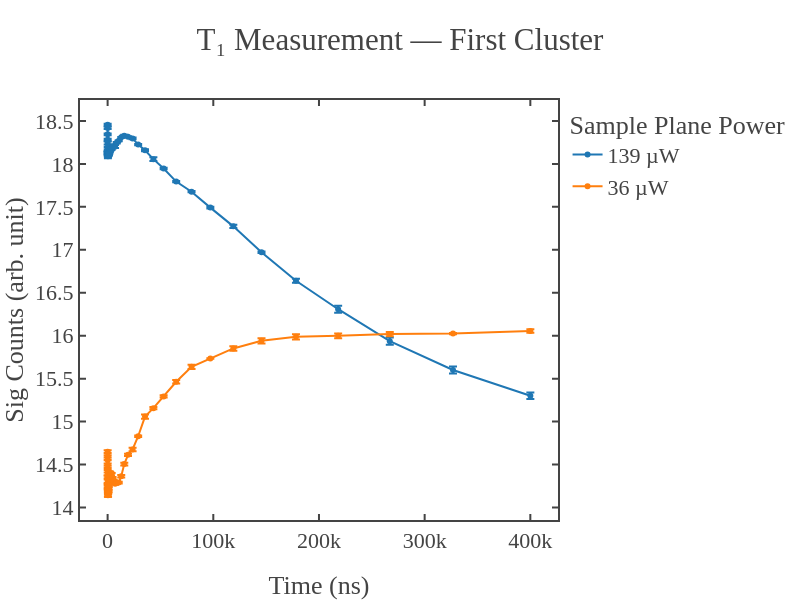
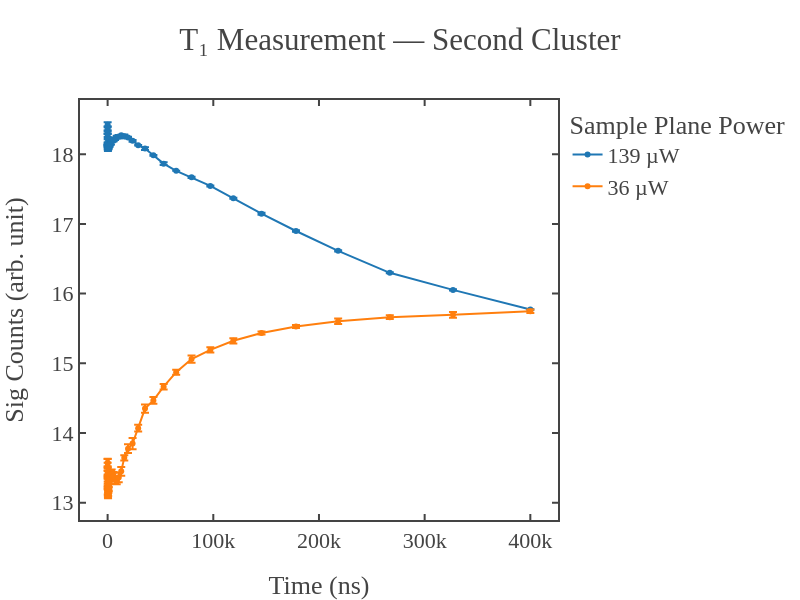
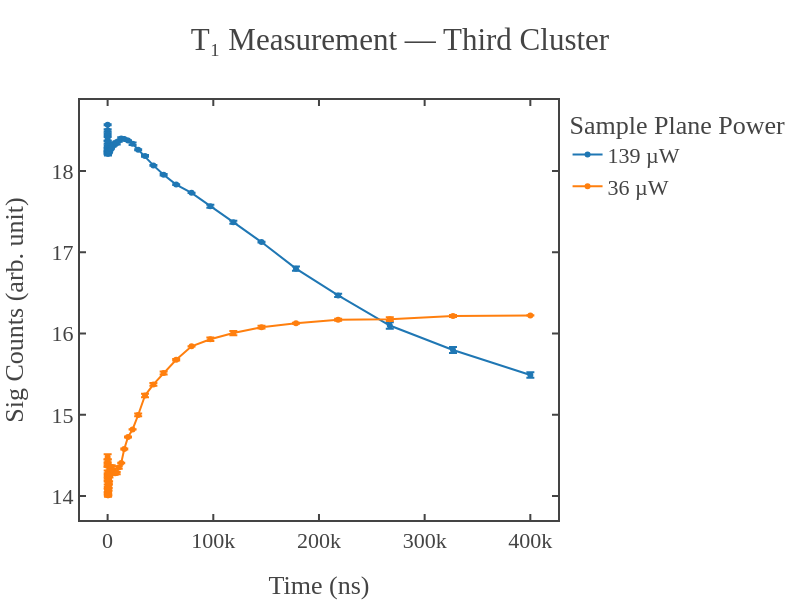
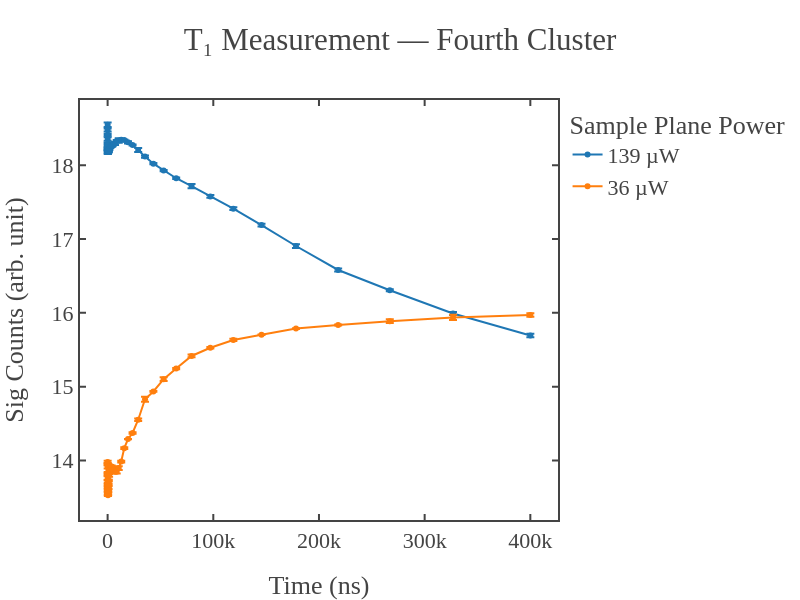

These figures' notebook cell, in order:
### Code cell
import os
import numpy as np
import plotly.graph_objects as go

# --- Signal Processing Function ---
def signal(data, samples, first='reference'):
    data_shape = data.shape[0]
    steps = int(data_shape / (2 * samples))

    if first.lower() == 'reference':
        reference_samples = np.mean(np.reshape(data[::2], (steps, samples)), axis=1)
        signal_samples = np.mean(np.reshape(data[1::2], (steps, samples)), axis=1)
    elif first.lower() == 'signal':
        signal_samples = np.mean(np.reshape(data[::2], (steps, samples)), axis=1)
        reference_samples = np.mean(np.reshape(data[1::2], (steps, samples)), axis=1)
    else:
        raise ValueError("`first` must be either 'reference' or 'signal'")

    signal_photon = signal_samples / reference_samples
    return signal_photon, reference_samples, signal_samples

# --- Wrapper to Process NPZ ---
def data_to_time_signal(data, samples, first='reference'):
    time = data['time_axis']
    signal_photon, reference_samples, signal_samples = signal(data['avg_data'], samples, first=first)
    return time, signal_photon, reference_samples, signal_samples

# --- Plotly Template ---
fig_template = go.layout.Template()
fig_template.layout = {
    'template': 'simple_white+presentation',
    'autosize': False,
    'width': 800,
    'height': 600,
    'xaxis': {
        'ticks': 'inside',
        'mirror': 'ticks',
        'linewidth': 2.0,
        'tickwidth': 2.0,
        'ticklen': 6,
        'showline': True,
        'showgrid': False,
        'zerolinecolor': 'white',
    },
    'yaxis': {
        'ticks': 'inside',
        'mirror': 'ticks',
        'linewidth': 2.0,
        'tickwidth': 2.0,
        'ticklen': 6,
        'showline': True,
        'showgrid': False,
        'zerolinecolor': 'white'
    },
    'font': {
        'family': 'mathjax',
        'size': 22,
    }
}

# --- Calibration Dictionary (source mW → sample µW) ---
calibration = {
    1: 13,
    3: 36,
    4: 47,
    5: 64,
    7: 79,
    9: 104,
    11: 139,
    13: 167,
    15: 191,
    17: 209
}

# --- Parameters ---
samples = 2000
base_folder_root = r"C:\Users\Administrator\OneDrive\Desktop\Atanu_experiments\T1_measurements\codes\data\2025\Oct_10"
pulse_folder = "l_50.0us"
systematic_path = r"systematic\a_5\s_2000"
cluster_folders = ['first cluster', 'second cluster', 'third cluster', 'fourth cluster', 'fifth cluster']
power_folders = ['p_11mW', 'p_3mW']

# --- Loop through each cluster ---
for cluster_name in cluster_folders:
    print(f"\nProcessing: {cluster_name}")
    
    # --- Initialize a new figure for each cluster ---
    fig = go.Figure()

    for power_folder in power_folders:
        # Extract numeric source power (e.g., "11" from "p_11mW")
        try:
            source_power_mW = int(power_folder.split('_')[1].replace('mW', ''))
        except (IndexError, ValueError):
            print(f"Could not extract power from folder name: {power_folder}")
            continue

        # Convert to sample power using calibration
        sample_power_uW = calibration.get(source_power_mW, None)
        if sample_power_uW is None:
            print(f"No calibration available for {source_power_mW} mW. Skipping.")
            continue

        # Construct full path
        cluster_path = os.path.join(base_folder_root, cluster_name)
        folder_path = os.path.join(cluster_path, power_folder, pulse_folder, systematic_path)
        if not os.path.exists(folder_path):
            print(f"Folder does not exist: {folder_path}")
            continue

        # Load NPZ files
        npz_files = sorted([f for f in os.listdir(folder_path) if f.endswith('.npz')])
        if len(npz_files) < 3:
            print(f"Less than 3 datasets found in {folder_path}. Skipping.")
            continue

        signal_photon_list = []
        time_axis = None

        for npz_file in npz_files[:3]:
            npz_path = os.path.join(folder_path, npz_file)
            data = dict(np.load(npz_path))
            time_axis, signal_photon, _, _ = data_to_time_signal(data, samples, first='signal')
            signal_photon_list.append(signal_photon[1:])  # Skip first point

        signal_array = np.vstack(signal_photon_list)
        mean_signal = np.mean(signal_array, axis=0)
        std_signal = np.std(signal_array, axis=0)

        fig.add_trace(go.Scatter(
            x=time_axis[1:],  # Skip first point
            y=mean_signal,
            mode='markers+lines',
            name=f'{sample_power_uW} µW',
            error_y=dict(
                type='data',
                array=std_signal,
                visible=True
            )
        ))

    # --- Final Plot Layout ---
    fig.update_layout(
        template=fig_template,
        xaxis_title='Time (ns)',
        yaxis_title='Sig/Ref Counts (arb. unit)',
        legend_title='Sample Plane Power',
        title=f"T₁ Measurement — {cluster_name.title()}",
        width=800,
        height=600
    )

    # --- Show Plot ---
    fig.show()

    # --- Save HTML ---
    filename_suffix = "_".join([
        f"{calibration[int(p.split('_')[1].replace('mW', ''))]}uW"
        for p in power_folders
        if int(p.split('_')[1].replace('mW', '')) in calibration
    ])
    safe_cluster_name = cluster_name.replace(" ", "_").lower()
    output_path = os.path.join(base_folder_root, cluster_name, f"t1_plot_{safe_cluster_name}_{filename_suffix}.html")
    fig.write_html(output_path)
    print(f"Plot saved to: {output_path}")

### Figure 1 — Plotly figure (JSON) as saved in the notebook; plotly's stock layout.template omitted (floating-point values rounded to 4 significant figures)
{"data": [{"error_y": {"array": [0.01049, 0.01328, 0.0103, 0.01223, 0.01686, 0.005471, 0.004384, 0.01253, 0.02459, 0.00754, 0.02366, 0.01365, 0.02163, 0.01503, 0.01815, 0.0211, 0.006642, 0.002664, 0.006614, 0.01104, 0.01251, 0.01402, 0.01525, 0.02087, 0.003389, 0.01945, 0.0216, 0.003154, 0.01883, 0.009211, 0.005675, 0.005008, 0.01156, 0.005031, 0.01065, 0.006713, 0.01086, 0.02133, 0.008749, 0.007017, 0.007845, 0.0112, 0.01872, 0.009327, 0.02286, 0.04143, 0.04341, 0.04104, 0.03788], "type": "data", "visible": true}, "mode": "markers+lines", "name": "139 µW", "type": "scatter", "x": [24, 29, 36, 44, 54, 67, 82, 100, 123, 150, 184, 226, 276, 338, 414, 507, 621, 760, 930, 1139, 1394, 1706, 2088, 2556, 3129, 3830, 4688, 5738, 7023, 8596, 10522, 12878, 15763, 19294, 23616, 28905, 35380, 43305, 53004, 64877, 79408, 97195, 118965, 145612, 178227, 218148, 267010, 326817, 400020], "y": [18.46, 18.42, 18.34, 18.28, 18.24, 18.19, 18.16, 18.13, 18.12, 18.13, 18.11, 18.12, 18.09, 18.12, 18.1, 18.12, 18.1, 18.1, 18.11, 18.11, 18.13, 18.14, 18.15, 18.17, 18.16, 18.18, 18.2, 18.2, 18.2, 18.25, 18.27, 18.31, 18.33, 18.32, 18.3, 18.22, 18.16, 18.06, 17.95, 17.79, 17.68, 17.49, 17.27, 16.97, 16.64, 16.31, 15.94, 15.6, 15.3]}, {"error_y": {"array": [0.0169, 0.01349, 0.002392, 0.0126, 0.0261, 0.03005, 0.02068, 0.02623, 0.01075, 0.02499, 0.01376, 0.02066, 0.0173, 0.01808, 0.02393, 0.009263, 0.003565, 0.01884, 0.02786, 0.01998, 0.01817, 0.0131, 0.01531, 0.009741, 0.01466, 0.001144, 0.009007, 0.008055, 0.01356, 0.01519, 0.01063, 0.0134, 0.01613, 0.01327, 0.02111, 0.00949, 0.02466, 0.01262, 0.01289, 0.01966, 0.02527, 0.002894, 0.02568, 0.03017, 0.03031, 0.02861, 0.02462, 0.006753, 0.02078], "type": "data", "visible": true}, "mode": "markers+lines", "name": "36 µW", "type": "scatter", "x": [24, 29, 36, 44, 54, 67, 82, 100, 123, 150, 184, 226, 276, 338, 414, 507, 621, 760, 930, 1139, 1394, 1706, 2088, 2556, 3129, 3830, 4688, 5738, 7023, 8596, 10522, 12878, 15763, 19294, 23616, 28905, 35380, 43305, 53004, 64877, 79408, 97195, 118965, 145612, 178227, 218148, 267010, 326817, 400020], "y": [14.65, 14.59, 14.55, 14.5, 14.43, 14.41, 14.35, 14.31, 14.27, 14.24, 14.22, 14.2, 14.14, 14.15, 14.15, 14.16, 14.18, 14.2, 14.23, 14.26, 14.29, 14.32, 14.36, 14.38, 14.38, 14.4, 14.35, 14.31, 14.28, 14.29, 14.29, 14.36, 14.51, 14.61, 14.68, 14.83, 15.06, 15.16, 15.29, 15.46, 15.64, 15.73, 15.85, 15.94, 15.99, 16.0, 16.02, 16.02, 16.05]}], "layout": {"height": 600, "legend": {"title": {"text": "Sample Plane Power"}}, "title": {"text": "T₁ Measurement — First Cluster"}, "width": 800, "xaxis": {"autorange": true, "range": [-26150.0, 426200.0], "title": {"text": "Time (ns)"}, "type": "linear"}, "yaxis": {"autorange": true, "range": [13.85, 18.74], "title": {"text": "Sig Counts (arb. unit)"}, "type": "linear"}}}

### Figure 2 — Plotly figure (JSON) as saved in the notebook; plotly's stock layout.template omitted (floating-point values rounded to 4 significant figures)
{"data": [{"error_y": {"array": [0.03549, 0.02822, 0.01743, 0.02329, 0.002248, 0.01447, 0.01601, 0.01649, 0.01657, 0.02499, 0.0068, 0.02696, 0.03896, 0.03397, 0.01335, 0.01989, 0.01789, 0.01997, 0.01991, 0.007672, 0.01513, 0.03326, 0.02037, 0.02026, 0.03519, 0.01383, 0.01388, 0.01686, 0.01903, 0.0175, 0.0234, 0.007677, 0.0265, 0.01129, 0.01244, 0.00418, 0.02003, 0.004614, 0.01956, 0.0007542, 0.008989, 0.00704, 0.008157, 0.015, 0.01143, 0.009948, 0.007676, 0.01029, 0.003092], "type": "data", "visible": true}, "mode": "markers+lines", "name": "139 µW", "type": "scatter", "x": [24, 29, 36, 44, 54, 67, 82, 100, 123, 150, 184, 226, 276, 338, 414, 507, 621, 760, 930, 1139, 1394, 1706, 2088, 2556, 3129, 3830, 4688, 5738, 7023, 8596, 10522, 12878, 15763, 19294, 23616, 28905, 35380, 43305, 53004, 64877, 79408, 97195, 118965, 145612, 178227, 218148, 267010, 326817, 400020], "y": [18.42, 18.37, 18.31, 18.27, 18.22, 18.16, 18.14, 18.12, 18.12, 18.1, 18.1, 18.1, 18.09, 18.09, 18.1, 18.08, 18.09, 18.1, 18.11, 18.12, 18.12, 18.14, 18.14, 18.16, 18.18, 18.18, 18.19, 18.2, 18.22, 18.25, 18.25, 18.27, 18.26, 18.24, 18.19, 18.13, 18.08, 17.98, 17.86, 17.76, 17.67, 17.54, 17.37, 17.15, 16.9, 16.61, 16.3, 16.05, 15.77]}, {"error_y": {"array": [0.05215, 0.05982, 0.05846, 0.05467, 0.04478, 0.05059, 0.04703, 0.05872, 0.07197, 0.0284, 0.05644, 0.0488, 0.06014, 0.04277, 0.04137, 0.04478, 0.02745, 0.03282, 0.05921, 0.05757, 0.03958, 0.06587, 0.05407, 0.05926, 0.05009, 0.07131, 0.05885, 0.05728, 0.0542, 0.05538, 0.06731, 0.06314, 0.03839, 0.06307, 0.08048, 0.04964, 0.05901, 0.04735, 0.03964, 0.03567, 0.05159, 0.03887, 0.0378, 0.02119, 0.0215, 0.04024, 0.0273, 0.04173, 0.02545], "type": "data", "visible": true}, "mode": "markers+lines", "name": "36 µW", "type": "scatter", "x": [24, 29, 36, 44, 54, 67, 82, 100, 123, 150, 184, 226, 276, 338, 414, 507, 621, 760, 930, 1139, 1394, 1706, 2088, 2556, 3129, 3830, 4688, 5738, 7023, 8596, 10522, 12878, 15763, 19294, 23616, 28905, 35380, 43305, 53004, 64877, 79408, 97195, 118965, 145612, 178227, 218148, 267010, 326817, 400020], "y": [13.57, 13.57, 13.51, 13.44, 13.42, 13.35, 13.32, 13.29, 13.28, 13.22, 13.18, 13.15, 13.13, 13.14, 13.11, 13.14, 13.16, 13.2, 13.22, 13.28, 13.31, 13.37, 13.38, 13.4, 13.4, 13.41, 13.37, 13.38, 13.33, 13.32, 13.36, 13.45, 13.64, 13.78, 13.85, 14.07, 14.35, 14.47, 14.66, 14.87, 15.06, 15.19, 15.32, 15.43, 15.53, 15.6, 15.66, 15.69, 15.75]}], "layout": {"height": 600, "legend": {"title": {"text": "Sample Plane Power"}}, "title": {"text": "T₁ Measurement — Second Cluster"}, "width": 800, "xaxis": {"autorange": true, "range": [-26150.0, 426200.0], "title": {"text": "Time (ns)"}, "type": "linear"}, "yaxis": {"autorange": true, "range": [12.75, 18.78], "title": {"text": "Sig Counts (arb. unit)"}, "type": "linear"}}}

### Figure 3 — Plotly figure (JSON) as saved in the notebook; plotly's stock layout.template omitted (floating-point values rounded to 4 significant figures)
{"data": [{"error_y": {"array": [0.005612, 0.01386, 0.01141, 0.0207, 0.0151, 0.009382, 0.003021, 0.02265, 0.02271, 0.01857, 0.01066, 0.01178, 0.008778, 0.02122, 0.01652, 0.004043, 0.002376, 0.004646, 0.006765, 0.01816, 0.02172, 0.005266, 0.02102, 0.01412, 0.008651, 0.003726, 0.001008, 0.01734, 0.01258, 0.01933, 0.009711, 0.01447, 0.006834, 0.004365, 0.01512, 0.006959, 0.01074, 0.005923, 0.01043, 0.003997, 0.002577, 0.01855, 0.01859, 0.00466, 0.02742, 0.01948, 0.04004, 0.03623, 0.03444], "type": "data", "visible": true}, "mode": "markers+lines", "name": "139 µW", "type": "scatter", "x": [24, 29, 36, 44, 54, 67, 82, 100, 123, 150, 184, 226, 276, 338, 414, 507, 621, 760, 930, 1139, 1394, 1706, 2088, 2556, 3129, 3830, 4688, 5738, 7023, 8596, 10522, 12878, 15763, 19294, 23616, 28905, 35380, 43305, 53004, 64877, 79408, 97195, 118965, 145612, 178227, 218148, 267010, 326817, 400020], "y": [18.57, 18.5, 18.45, 18.4, 18.35, 18.31, 18.28, 18.25, 18.23, 18.22, 18.24, 18.24, 18.22, 18.21, 18.23, 18.25, 18.22, 18.23, 18.23, 18.25, 18.26, 18.28, 18.28, 18.28, 18.28, 18.31, 18.3, 18.33, 18.34, 18.35, 18.37, 18.4, 18.39, 18.38, 18.34, 18.26, 18.19, 18.07, 17.95, 17.83, 17.73, 17.57, 17.37, 17.13, 16.8, 16.47, 16.1, 15.8, 15.49]}, {"error_y": {"array": [0.03232, 0.027, 0.02819, 0.009246, 0.01756, 0.009715, 0.02072, 0.02748, 0.007284, 0.01805, 0.009138, 0.005471, 0.00767, 0.01858, 0.01655, 0.008793, 0.03019, 0.0155, 0.01682, 0.01379, 0.02763, 0.02263, 0.01964, 0.02979, 0.02002, 0.02094, 0.01838, 0.01471, 0.009146, 0.01474, 0.01474, 0.002735, 0.00668, 0.005536, 0.001424, 0.0169, 0.02101, 0.01678, 0.01799, 0.01008, 0.001337, 0.02196, 0.0262, 0.01619, 0.006262, 0.01236, 0.02348, 0.01332, 0.0005437], "type": "data", "visible": true}, "mode": "markers+lines", "name": "36 µW", "type": "scatter", "x": [24, 29, 36, 44, 54, 67, 82, 100, 123, 150, 184, 226, 276, 338, 414, 507, 621, 760, 930, 1139, 1394, 1706, 2088, 2556, 3129, 3830, 4688, 5738, 7023, 8596, 10522, 12878, 15763, 19294, 23616, 28905, 35380, 43305, 53004, 64877, 79408, 97195, 118965, 145612, 178227, 218148, 267010, 326817, 400020], "y": [14.48, 14.43, 14.39, 14.37, 14.3, 14.25, 14.2, 14.17, 14.11, 14.07, 14.04, 14.01, 14.01, 14.01, 14.01, 14.02, 14.04, 14.08, 14.12, 14.16, 14.21, 14.25, 14.28, 14.34, 14.34, 14.36, 14.31, 14.3, 14.28, 14.28, 14.35, 14.41, 14.58, 14.73, 14.82, 15.0, 15.24, 15.37, 15.52, 15.68, 15.84, 15.93, 16.01, 16.08, 16.13, 16.17, 16.18, 16.22, 16.22]}], "layout": {"height": 600, "legend": {"title": {"text": "Sample Plane Power"}}, "title": {"text": "T₁ Measurement — Third Cluster"}, "width": 800, "xaxis": {"autorange": true, "range": [-26150.0, 426200.0], "title": {"text": "Time (ns)"}, "type": "linear"}, "yaxis": {"autorange": true, "range": [13.71, 18.87], "title": {"text": "Sig Counts (arb. unit)"}, "type": "linear"}}}

### Figure 4 — Plotly figure (JSON) as saved in the notebook; plotly's stock layout.template omitted (floating-point values rounded to 4 significant figures)
{"data": [{"error_y": {"array": [0.03075, 0.02079, 0.01282, 0.0237, 0.01751, 0.02178, 0.01053, 0.01814, 0.02431, 0.006001, 0.02079, 0.02414, 0.02964, 0.02254, 0.01287, 0.01293, 0.009856, 0.02507, 0.0235, 0.02132, 0.007333, 0.01467, 0.01179, 0.02342, 0.02074, 0.01462, 0.01017, 0.01345, 0.02114, 0.01214, 0.0303, 0.01111, 0.005191, 0.01481, 0.006879, 0.02839, 0.01579, 0.007684, 0.008714, 0.008916, 0.02747, 0.01732, 0.01895, 0.01875, 0.02557, 0.02013, 0.01434, 0.02066, 0.02231], "type": "data", "visible": true}, "mode": "markers+lines", "name": "139 µW", "type": "scatter", "x": [24, 29, 36, 44, 54, 67, 82, 100, 123, 150, 184, 226, 276, 338, 414, 507, 621, 760, 930, 1139, 1394, 1706, 2088, 2556, 3129, 3830, 4688, 5738, 7023, 8596, 10522, 12878, 15763, 19294, 23616, 28905, 35380, 43305, 53004, 64877, 79408, 97195, 118965, 145612, 178227, 218148, 267010, 326817, 400020], "y": [18.55, 18.48, 18.41, 18.36, 18.29, 18.27, 18.24, 18.22, 18.18, 18.19, 18.2, 18.18, 18.18, 18.19, 18.2, 18.19, 18.2, 18.2, 18.2, 18.21, 18.22, 18.22, 18.25, 18.26, 18.26, 18.26, 18.27, 18.3, 18.3, 18.33, 18.34, 18.35, 18.34, 18.31, 18.27, 18.21, 18.12, 18.02, 17.93, 17.82, 17.72, 17.58, 17.41, 17.19, 16.91, 16.58, 16.31, 15.99, 15.69]}, {"error_y": {"array": [0.0175, 0.01764, 0.02565, 0.0161, 0.01694, 0.02452, 0.02533, 0.02231, 0.02243, 0.02564, 0.03262, 0.01308, 0.02876, 0.007814, 0.02274, 0.02381, 0.02105, 0.01826, 0.01344, 0.009738, 0.01948, 0.02088, 0.02331, 0.005413, 0.01039, 0.01409, 0.02174, 0.0359, 0.008134, 0.02356, 0.02576, 0.01127, 0.0125, 0.002156, 0.008846, 0.01583, 0.03381, 0.004807, 0.02538, 0.008496, 0.01863, 0.01094, 0.01527, 0.003651, 0.005163, 0.00605, 0.02599, 0.03575, 0.02414], "type": "data", "visible": true}, "mode": "markers+lines", "name": "36 µW", "type": "scatter", "x": [24, 29, 36, 44, 54, 67, 82, 100, 123, 150, 184, 226, 276, 338, 414, 507, 621, 760, 930, 1139, 1394, 1706, 2088, 2556, 3129, 3830, 4688, 5738, 7023, 8596, 10522, 12878, 15763, 19294, 23616, 28905, 35380, 43305, 53004, 64877, 79408, 97195, 118965, 145612, 178227, 218148, 267010, 326817, 400020], "y": [13.98, 13.95, 13.91, 13.83, 13.81, 13.76, 13.7, 13.67, 13.64, 13.6, 13.56, 13.55, 13.55, 13.53, 13.55, 13.56, 13.59, 13.63, 13.67, 13.73, 13.8, 13.86, 13.88, 13.92, 13.9, 13.92, 13.87, 13.87, 13.85, 13.85, 13.9, 13.98, 14.17, 14.29, 14.37, 14.55, 14.83, 14.93, 15.1, 15.24, 15.42, 15.53, 15.63, 15.7, 15.79, 15.84, 15.89, 15.94, 15.97]}], "layout": {"height": 600, "legend": {"title": {"text": "Sample Plane Power"}}, "title": {"text": "T₁ Measurement — Fourth Cluster"}, "width": 800, "xaxis": {"autorange": true, "range": [-26150.0, 426200.0], "title": {"text": "Time (ns)"}, "type": "linear"}, "yaxis": {"autorange": true, "range": [13.19, 18.89], "title": {"text": "Sig Counts (arb. unit)"}, "type": "linear"}}}
